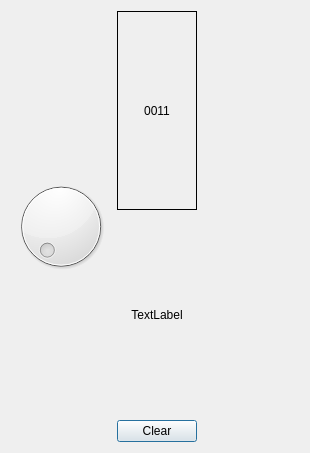
<?xml version="1.0" encoding="UTF-8"?>
<ui version="4.0">
 <class>Dialog</class>
 <widget class="QDialog" name="Dialog">
  <property name="geometry">
   <rect>
    <x>0</x>
    <y>0</y>
    <width>310</width>
    <height>453</height>
   </rect>
  </property>
  <property name="minimumSize">
   <size>
    <width>25</width>
    <height>10</height>
   </size>
  </property>
  <property name="windowTitle">
   <string>Dialog</string>
  </property>
  <layout class="QHBoxLayout" name="horizontalLayout">
   <item>
    <widget class="QDial" name="dial"/>
   </item>
   <item>
    <layout class="QVBoxLayout" name="verticalLayout">
     <item>
      <widget class="QLabel" name="label_2">
       <property name="minimumSize">
        <size>
         <width>25</width>
         <height>10</height>
        </size>
       </property>
       <property name="frameShape">
        <enum>QFrame::Box</enum>
       </property>
       <property name="text">
        <string>0011</string>
       </property>
       <property name="alignment">
        <set>Qt::AlignCenter</set>
       </property>
      </widget>
     </item>
     <item>
      <widget class="QLabel" name="label">
       <property name="text">
        <string>TextLabel</string>
       </property>
       <property name="alignment">
        <set>Qt::AlignCenter</set>
       </property>
      </widget>
     </item>
     <item>
      <widget class="QPushButton" name="pushButton">
       <property name="text">
        <string>Clear</string>
       </property>
      </widget>
     </item>
    </layout>
   </item>
   <item>
    <spacer name="horizontalSpacer">
     <property name="orientation">
      <enum>Qt::Horizontal</enum>
     </property>
     <property name="sizeHint" stdset="0">
      <size>
       <width>40</width>
       <height>20</height>
      </size>
     </property>
    </spacer>
   </item>
  </layout>
 </widget>
 <layoutdefault spacing="6" margin="11"/>
 <resources/>
 <connections/>
</ui>
